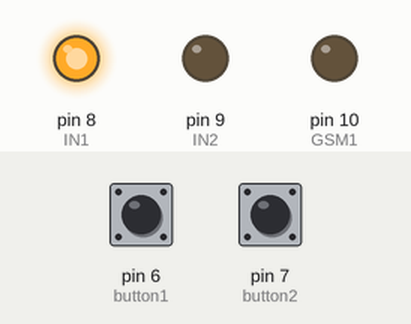
The sketch below on a simulated Arduino Uno, built with avr-gcc and run on an emulated ATmega328P. On the bench: output pins drawn as LEDs (lit = HIGH). The inputs (shaded band) are chosen by the test bench; at power-on: pin 6 (button1) HIGH, pin 7 (button2) HIGH.

Above: at 1.2 s.
1.3 s: pin 6 (button1) pulled LOW for 0.15 s
At 2.2 s:
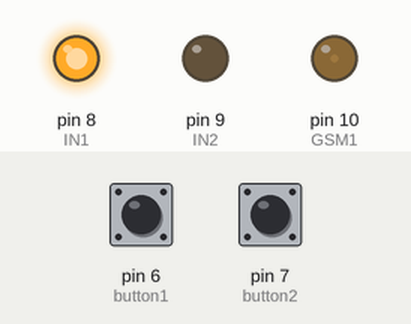
2.9 s: pin 7 (button2) pulled LOW for 0.15 s
At 3.5 s:
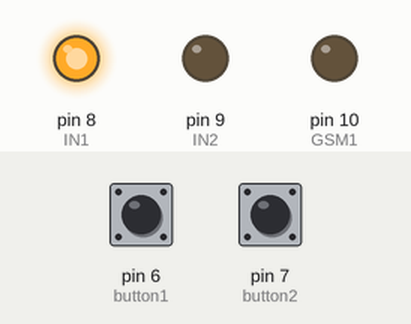
4.5 s: pin 6 (button1) pulled LOW for 1 s
At 5.9 s:
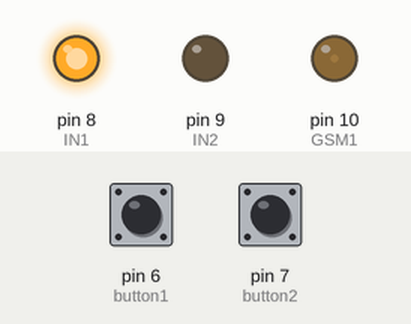
7.0 s: pin 7 (button2) pulled LOW for 1 s
At 9.0 s:
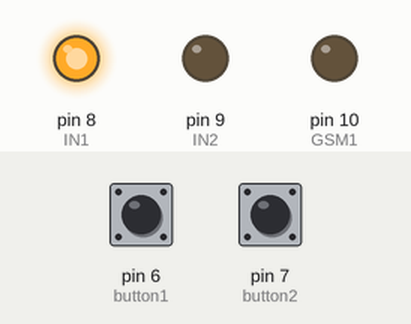
9.5 s: pin 6 (button1) pulsed LOW 5 times (0.12 s each, 0.3 s apart)
At 11.9 s:
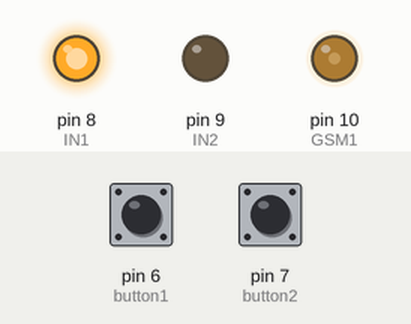
12.5 s: pin 6 (button1) pulsed LOW 5 times (0.12 s each, 0.3 s apart)
At 14.2 s:
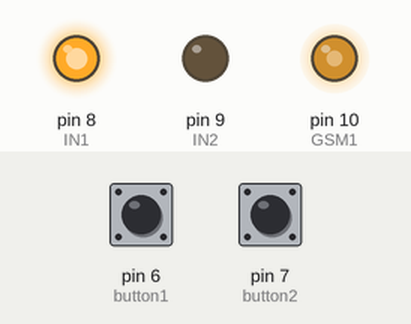
Timing chart, 0 to 15.7 s (numbered marks = the images above; inputs shaded):
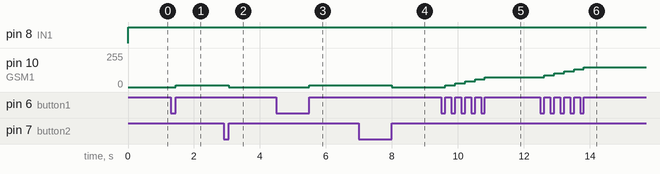

The sketch:

GSM_SpeedTest.ino
```cpp
// if button1 pressed -> GSM faster; if button2 pressed -> GSM slower

#define GSM1 10
#define IN1  8
#define IN2  9
#define button1 6
#define button2 7

int button1_pressed = 0;
int button2_pressed = 0;
int GSM_speed = 0;


void setup(){
  pinMode(GSM1,OUTPUT);
  pinMode(IN1,OUTPUT);
  pinMode(IN2,OUTPUT);
  pinMode(button1, INPUT_PULLUP);
  pinMode(button2, INPUT_PULLUP);
}

void loop(){
  checkButtons();
  writeGSM1(HIGH, LOW, GSM_speed);
}

void writeGSM1(int p1, int p2, int speed){
  digitalWrite(IN1, p1);
  digitalWrite(IN2, p2);
  analogWrite(GSM1, speed);
}

void checkButtons(){
 //button1 -------- faster
  if(digitalRead(button1) == 0 && button1_pressed == 0){
    button1_pressed = 1;
  }
  if(digitalRead(button1) == 1 && button1_pressed == 1){
    button1_pressed = 0;
    if (GSM_speed < 255) GSM_speed += 15; //15, 17, 5
  }

 //button2 -------- slower
  if(digitalRead(button2) == 0 && button2_pressed == 0){
    button2_pressed = 1;
  }
  if(digitalRead(button2) == 1 && button2_pressed == 1){
    button2_pressed = 0;
    if (GSM_speed > 0) GSM_speed -= 15; //15, 17, 5
  }
}
```

Measured:
- after the input at 1.3 s, pin 10 (GSM1): 0/255 → 15/255 after 0.15 s
- after the input at 2.9 s, pin 10 (GSM1): 15/255 → 0/255 after 0.15 s
- after the input at 4.5 s, pin 10 (GSM1): 0/255 → 15/255 after 1.0 s
- after the input at 7.0 s, pin 10 (GSM1): 15/255 → 0/255 after 1.0 s
- after the input at 9.5 s, pin 10 (GSM1): moves from 0/255 to 75/255 over 1.2 s, starting after 0.12 s
- after the input at 12.5 s, pin 10 (GSM1): moves from 75/255 to 150/255 over 1.2 s, starting after 0.12 s
